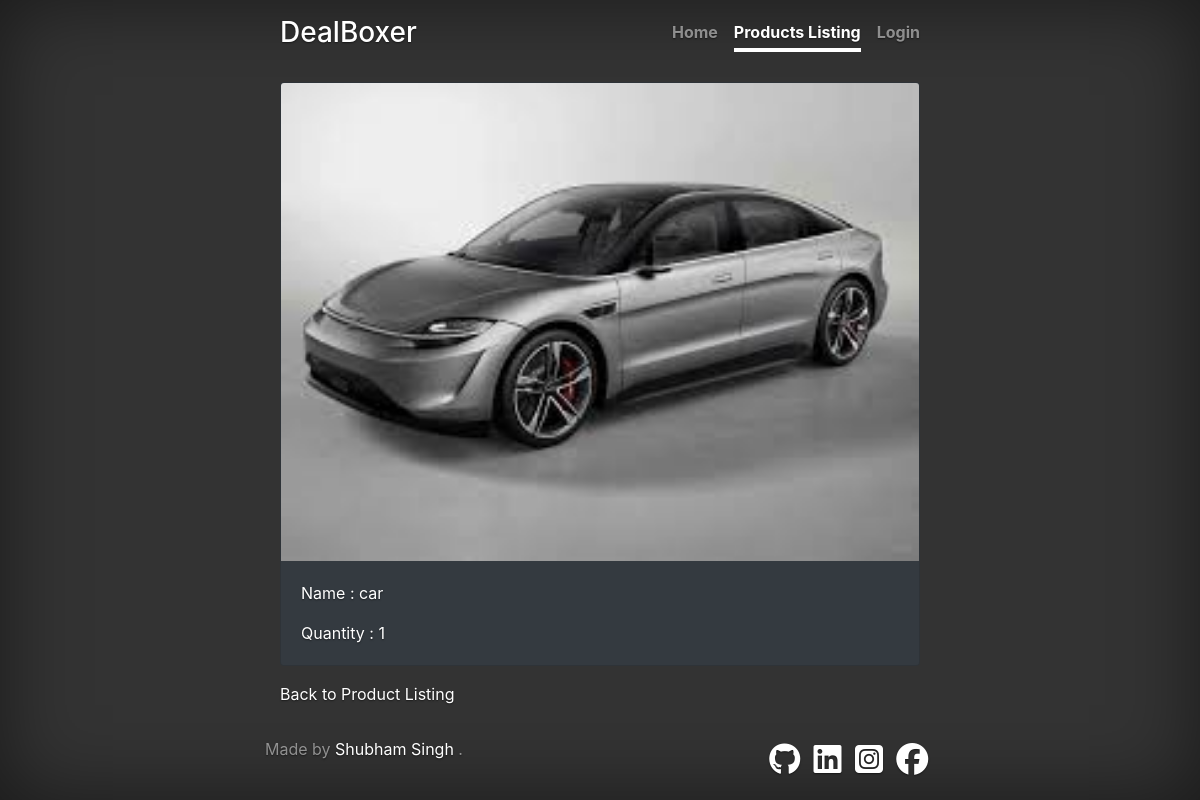
Page /product/6 on the committed database.
### product/models.py (models this page shows, shortened)
class Product(models.Model):
    name = models.CharField(max_length=256)
    quantity = models.IntegerField(default=1)
    image = models.ImageField(upload_to='images')

### product/views.py (the view)
# urls.py: path('product/<int:id>', views.productdetail,name="productdetail"),
def productdetail(request,id):
    product = get_object_or_404(Product,pk=id)
    context = {
        'product':product,
    }
    return render(request,'product/productdetail.html',context)

### product/templates/product/productdetail.html (shortened to what this page needs)
{% extends 'base.html' %}}
{% load static %}
{% block content %}
<div class="cover-container d-flex w-100   p-3 mx-auto flex-column">
    <header class="masthead mb-auto">
        <div class="inner">
          <h3 class="masthead-brand">DealBoxer</h3>
          <nav class="nav nav-masthead justify-content-center">
            <a class="nav-link " href="{% url 'index' %}">Home</a>
            <a class="nav-link active" href="{% url 'productlisting' %}">Products Listing</a>
            {% if user.is_authenticated %}
            <a class="nav-link " href="{% url 'logout' %}">Logout</a>
            {% else %}
            <a class="nav-link " href="{% url 'login' %}">Login</a>
            {% endif %}
          </nav>
        </div>
      </header>
      <div class="card text-white bg-dark mb-3" >
        <img class="card-img-top" src="{{product.image.url}}" alt="Card image cap">
        <div class="card-body">
            <p class="card-text" >Name : {{product.name}} </p>
            <p class="card-text" >Quantity : {{product.quantity}} </p>
        </div>
      </div>
<a href="{% url 'productlisting' %}">Back to Product Listing</a>
  <footer class="mastfoot mt-auto row">
    <div class="inner ">
      <p>Made by <a href="https://www.linkedin.com/in/shubham2637">Shubham Singh</a> .</p>
    </div>
    <a style="padding: 1%;"  href="https://github.com/shubham2637"><i class="fab fa-github fa-2x"></i></a>
      <a style="padding: 1%;"  href="https://www.linkedin.com/in/shubham2637"><i class="fab fa-linkedin fa-2x"></i></a>
      <a style="padding: 1%;" href="https://instagram.com/shubham2637" style="color: #fb3958;"><i class="fab fa-instagram-square fa-2x"></i></a>
      <a style="padding: 1%;" href="https://www.facebook.com/shubham2637" style="color: #00acee;"> <i class="fab fa-facebook fa-2x"></i></a>
    </div>
{% endblock %}

### product/static/css/style.css (style rules this page uses)
a, a:focus, a:hover { color: #fff; }
html, body { height: 100%; background-color: #333; }
body { display: -ms-flexbox; display: flex; color: #fff; text-shadow: 0 .05rem .1rem rgba(0, 0, 0, .5); box-shadow: inset 0 0 5rem rgba(0, 0, 0, .5); }
.cover-container { max-width: 42em; }
.masthead { margin-bottom: 2rem; }
.masthead-brand { margin-bottom: 0; }
.nav-masthead .nav-link { padding: .25rem 0; font-weight: 700; color: rgba(255, 255, 255, .5); background-color: transparent; border-bottom: .25rem solid transparent; }
.nav-masthead .nav-link + .nav-link { margin-left: 1rem; }
.nav-masthead .active { color: #fff; border-bottom-color: #fff; }
@media (min-width: 48em) { .masthead-brand { float: left; } }
@media (min-width: 48em) { .nav-masthead { float: right; } }
.mastfoot { color: rgba(255, 255, 255, .5); }

### rows in the picture
Product: image (picture), name "car", quantity "1"
